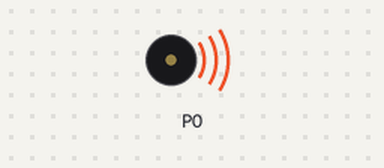
Recording of a program running on a simulated BBC micro:bit (MakeCode). Shown: buzzer (waves = sounding).

Above: at 0.5 s.
Timing chart, 0 to 13.0 s (numbered marks = the images above):
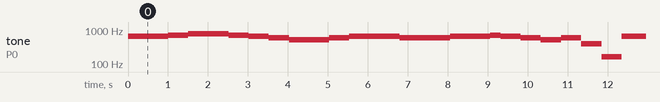

Measured:
- by itself, tone on P0: plays 659 Hz for 1.0 s, 698 Hz for 0.51 s, 784 Hz for 1.0 s, 698 Hz for 0.51 s, 659 Hz for 0.51 s, 587 Hz for 0.51 s … (190 notes in this stretch)

The program:

main.ts
```typescript
led.enable(false)
basic.forever(function () {
    music.playTone(659, music.beat(BeatFraction.Double))
    music.playTone(698, music.beat(BeatFraction.Whole))
    music.playTone(784, music.beat(BeatFraction.Double))
    music.playTone(698, music.beat(BeatFraction.Whole))
    music.playTone(659, music.beat(BeatFraction.Whole))
    music.playTone(587, music.beat(BeatFraction.Whole))
    music.playTone(523, music.beat(BeatFraction.Double))
    music.playTone(587, music.beat(BeatFraction.Whole))
    music.playTone(659, music.beat(BeatFraction.Double))
    music.playTone(659, music.beat(BeatFraction.Half))
    music.playTone(587, music.beat(BeatFraction.Half))
    music.playTone(587, music.beat(BeatFraction.Double))
    music.playTone(659, music.beat(BeatFraction.Double))
    music.playTone(698, music.beat(BeatFraction.Half))
    music.playTone(659, music.beat(BeatFraction.Whole))
    music.playTone(587, music.beat(BeatFraction.Whole))
    music.playTone(523, music.beat(BeatFraction.Whole))
    music.playTone(587, music.beat(BeatFraction.Whole))
    music.playTone(392, music.beat(BeatFraction.Whole))
    music.playTone(165, music.beat(BeatFraction.Whole))
    music.playTone(659, music.beat(BeatFraction.Double))
    music.playTone(698, music.beat(BeatFraction.Whole))
    music.playTone(784, music.beat(BeatFraction.Double))
    music.playTone(698, music.beat(BeatFraction.Whole))
    music.playTone(659, music.beat(BeatFraction.Whole))
    music.playTone(698, music.beat(BeatFraction.Half))
    music.playTone(587, music.beat(BeatFraction.Half))
    music.playTone(523, music.beat(BeatFraction.Double))
    music.playTone(587, music.beat(BeatFraction.Whole))
    music.playTone(659, music.beat(BeatFraction.Whole))
    music.playTone(587, music.beat(BeatFraction.Whole))
    music.playTone(587, music.beat(BeatFraction.Half))
    music.playTone(523, music.beat(BeatFraction.Half))
    music.playTone(523, music.beat(BeatFraction.Double))
})
```

test.ts
```typescript
// les tests vont ici ; cela ne sera pas compilé si ce paquet est utilisé en tant qu'extension.
```
